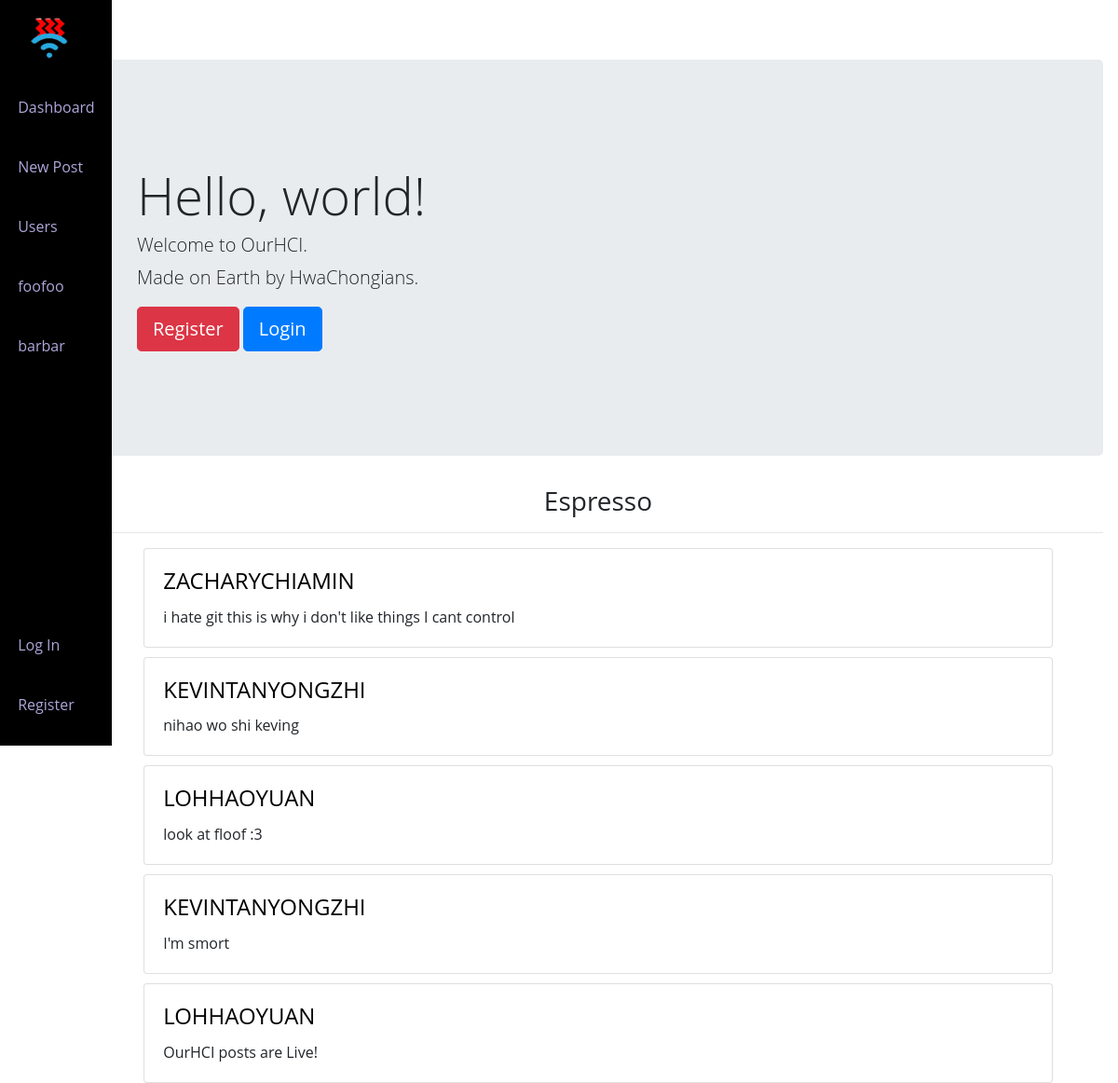
The page / on the database its author committed.
### ourapp/models.py (models this page shows)
class Post(models.Model):
    user = models.ForeignKey(User, on_delete=models.CASCADE)
    content = models.TextField(null=False)
    image = models.ImageField(upload_to="uploads/images", blank=True)

class User(AbstractUser):
    hciclass = models.CharField(max_length=3, null=False, blank=False)
    consortium = models.CharField(max_length=8, null=True, blank=True)
    bio = models.TextField(max_length=500, null=True, blank=True)
    reputation = models.IntegerField(null=False, blank=False, default=100)
    email = models.EmailField(null=False, max_length=26, blank=False)

### ourapp/views.py (the view)
# urls.py: path("", views.index, name="index"),
def index(request):
    user = request.user
    developer = user.groups.filter(name='Developer').exists()
    feed = Post.objects.all().order_by('-id')
    return render(request, "ourapp/index.html", {
        "developer": developer,
        "feed": feed,
    })

### ourapp/templates/ourapp/index.html (shortened to what this page needs)
{% extends "ourapp/layout.html" %}
{% block body %}
    <div>
        {% if user.is_authenticated%}
        <div class="p-5 mb-4 rounded-3">
            <div class="container-fluid py-5">
            <h1 class="display-5 fw-bold">Hello, <strong>{{user}}</strong>!</h1>
            <h4 class="col-md-8 fs-4">Welcome back to OurHCI.</h4>
                <p class="col-md-8 fs-4">
                    Made on Earth by HwaChongians
                </p>
            </div>
        </div>
        {% else %}
        <div class="jumbotron">
            <div class="container-fluid py-5">
            <h1 class="display-4">Hello, world!</h1>
            <h4 class="lead">Welcome to OurHCI.</h4>
            <p class="lead">Made on Earth by HwaChongians.</p>
            <a class="btn btn-danger btn-lg" href="{%url 'register' %}" role="button">Register</a>
            <a class="btn btn-primary btn-lg" href="{%url 'login' %}" role="button">Login</a>
            </div>
        </div>
        {%endif%}
        <h3 class="centered">Espresso</h3>
        <hr>
        {%for post in feed%}
            <div class="card" style="width: 90%; height: auto; margin-bottom:2px;margin: 0 auto;float: none; margin-bottom: 10px;">
                <div class="card-body">
                <h5 class="card-title"><a class="userlink" href="{% url 'profile' post.user %}"><h4>{{post.user}}</h4></a></h5>
                <p class="card-text">{{post.content}}</p>
                </div>
            </div>
        {% endfor %}
            </div>
{% endblock %}

### ourapp/templates/ourapp/layout.html (shortened to what this page needs)
{% load static %}
<!doctype html>
<html lang="en">
  <head>
    <link href="/static/ourapp/styles.css" rel="stylesheet">
    <link rel="stylesheet" href="https://cdn.jsdelivr.net/npm/bootstrap@4.6.1/dist/css/bootstrap.min.css">
  </head>
  <body id="body" >
  <div class="l-navbar" id="nav-bar">
    <nav class="nav">
      <div>
        <span class="nav_logo-name">
          <img width="45" height="45" style="margin-left: 30px; margin-right: 30px; margin-bottom: 30px;" class="d-inline-block align-top2" id="ourhcilogo" src="{% static 'ourapp/ourhci-logo-2.png' %}">
        </span>
        <div class="nav_list">
          <a href="/" class="nav_link" id="a" onclick="set_active('a')">
            <span class="nav_name">Dashboard</span>
          </a>
          <a href="/new" class="nav_link" id="b" onclick="set_active('b')">
            <span class="nav_name">New Post</span>
          </a>
          <a href="/@" class="nav_link" id="c" onclick="set_active('c')">
            <span class="nav_name">Users</span>
          <a href="/" class="nav_link" id="e" onclick="set_active('e')">
            <span class="nav_name">foofoo</span>
          </a>
          <a href="/" class="nav_link" id="f" onclick="set_active('f')">
            <span class="nav_name">barbar</span>
          </a>
        </div>
      </div>
      {% if user.is_authenticated%}
      <a href="{% url 'logout' %}" class="nav_link">
        <i class='bx bx-log-out nav_icon'></i>
        <span class="nav_name">Sign Out</span>
      </a>
      {% else %}
      <div class="navlink">
      <a href="{% url 'login'%}" class="nav_link">
        <span class="nav_name">Log In</span>
      </a>
      <a href="{% url 'register'%}" class="nav_link">
        <span class="nav_name">Register</span>
      </a>
    </div>
      {% endif %}
    </nav>
  </div>
<div class="height-100">
  {% block body %}
  {% endblock %}
</div>
    </body>
</html>

### ourapp/static/ourapp/styles.css (style rules this page uses)
body { font-family: 'Open Sans', sans-serif; background-color: #EAECEF }
.userlink { color:black; }
a { color:black; }

### ourapp/templates/ourapp/layout.html (style rules this page uses)
body { font-family: 'Open Sans', sans-serif; background-color: white; padding-left: 100px; position: relative; margin: var(--header-height) 0 0 0; padding: 0 1rem; font-size: var(--normal-font-size); transition: .5s; }
a { color: blue; text-decoration: none; }
img { max-width: 100%; height: auto; }
.userlink { color: black; }
:root { --header-height: 3rem; --nav-width: 68px; --first-color: #000000; --first-color-light: #AFA5D9; --white-color: #F7F6FB; --body-font: 'Nunito', sans-serif; --normal-font-size: 1rem; --z-fixed: 100; }
.l-navbar { position: fixed; top: 0; left: -30%; width: 120px; height: 100vh; background-color: var(--first-color); padding: .5rem 1rem 0 0; transition: .5s; z-index: var(--z-fixed); }
.nav { height: 100%; display: flex; flex-direction: column; justify-content: space-between; overflow: hidden; }
.nav_logo-name { color: var(--white-color); font-weight: 700; }
.nav_link { position: relative; color: var(--first-color-light); margin-bottom: 1.5rem; transition: .3s; display: grid; grid-template-columns: max-content max-content; align-items: center; column-gap: 1rem; padding: .5rem 0 .5rem 0.2rem; }
.height-100 { height: 100vh; }
@media screen and (min-width: 768px) { body { margin: calc(var(--header-height) + 1rem) 0 0 0; padding-left: calc(var(--nav-width) + 2rem); } }
@media screen and (min-width: 768px) { .l-navbar { left: 0; padding: 1rem 1rem 0 0; } }
@media screen and (min-width: 768px) { .centered { text-align: center; } }

### rows shown on the page
Post: user "ZACHARYCHIAMIN", content "i hate git this is why i don't like things I cant control"
Post: user "KEVINTANYONGZHI", content "nihao wo shi keving"
Post: user "LOHHAOYUAN", content "look at floof :3"
Post: user "KEVINTANYONGZHI", content "I'm smort"
Post: user "LOHHAOYUAN", content "OurHCI posts are Live!"
